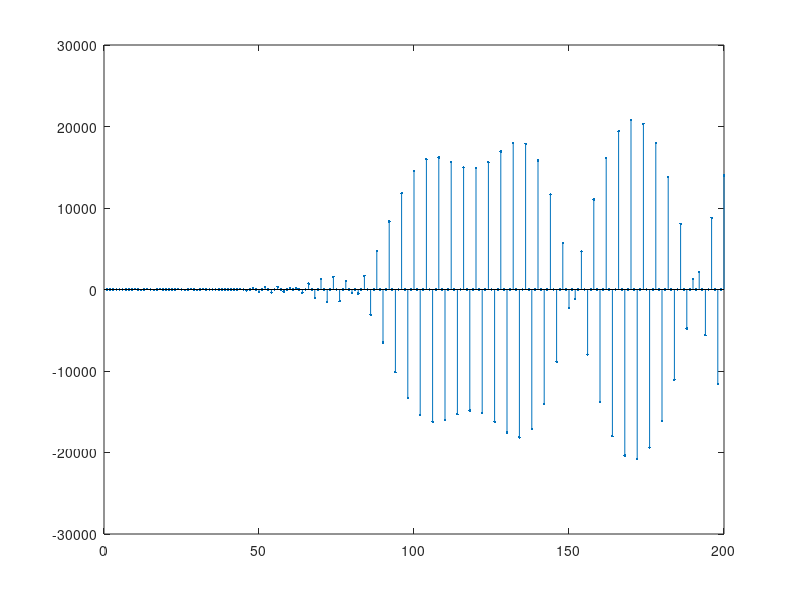

Write the MATLAB code that produced this figure. (Note: this script raises an error after producing the figure.)
clear
close all
clc

B = [-0.000000000000, -0.000033582004,-0.000136474727,-0.000308833079,-0.000546510297, ...
-0.000840973030,-0.001179451533,	-0.001545332178,	-0.001918787050,-0.002277622464,...	
-0.002598315487,	-0.002857195526,-0.003031717594,	-0.003101765435,	-0.003050916986,...
-0.002867602042,	-0.002546082816,	-0.002087192610,	-0.001498775868,	-0.000795784499,...	
0.000000000000,	0.000860631832,	0.001753047701,0.002640469041,0.003484113327,...
0.004245148669,0.004886808378,0.005376567552,	0.005688272810,	0.005804110066,	...
0.005716294071,0.005428367979,0.004956011471,0.004327271924,	0.003582154434,	0.002771532534,...
0.001955371258,	0.001200286814,	0.000576501030,	0.000154282669,	0.000000000000,	0.000171938108,...
0.000716058867,	0.001661899770,	0.003018818784,	0.004772794986,	0.006883988357,	0.009285246348,	...
0.011881719809,	0.014551716957,	0.017148882213,	0.019505738070,	0.021438574414,	0.022753612632,	...
0.023254313752,	0.022749642866,	0.021063048752,	0.018041870194,	0.013566841298,	0.007561339124,...
-0.000000000000, -0.009083672822,-0.019591076937,-0.031353995654,-0.044132102146,-0.057612731933,...
-0.071413107311,-0.085085121467,-0.098122705972,-0.109971715949,-0.120042175488,-0.127722635086,...
-0.132396306439,-0.133458561073,-0.130335311338,-0.122501737984,...
-0.109500790434,-0.090960865961,-0.066612073542,-0.036300507990,...
0.000000000000,	0.042179132766,	0.089984730925,	0.143021139007,	0.200751449129,...
0.262503724252,	0.327481160422,0.394776023313,0.463387072537,0.532240071723,...
0.600210877438,	0.666150509255,	0.728911530080,	0.787375012945,...
0.840477339891,	0.887236071769,	0.926774145074,	0.958341693249,	0.981334853853,...
0.995311007823,	1.000000000000,	0.995311007823,	0.981334853853,	0.958341693249,...
0.926774145074,	0.887236071769,	0.840477339891,	0.787375012945,	0.728911530080,...
0.666150509255,	0.600210877438,	0.532240071723,	0.463387072537,	0.394776023313,...
0.327481160422,	0.262503724252, 0.200751449129,	0.143021139007,	0.089984730925,...
0.042179132766,	0.000000000000,	-0.036300507990,-0.066612073542,-0.090960865961,...
-0.109500790434,-0.122501737984,-0.130335311338,-0.133458561073,...
-0.132396306439,-0.127722635086,-0.120042175488,-0.109971715949,...
-0.098122705972,-0.085085121467,-0.071413107311,-0.057612731933,...
-0.044132102146,-0.031353995654,-0.019591076937,-0.009083672822,...
-0.000000000000,0.007561339124,	0.013566841298,	0.018041870194,...
0.021063048752,	0.022749642866,	0.023254313752,	0.022753612632,...
0.021438574414,	0.019505738070,	0.017148882213,	0.014551716957,	0.011881719809,...
0.009285246348,	0.006883988357,	0.004772794986,	0.003018818784,	0.001661899770,...
0.000716058867,	0.000171938108,	0.000000000000,	0.000154282669,...
0.000576501030,	0.001200286814,	0.001955371258,	0.002771532534,	0.003582154434,...
0.004327271924,	0.004956011471,	0.005428367979,	0.005716294071,...
0.005804110066,	0.005688272810,	0.005376567552,	0.004886808378,...
0.004245148669,	0.003484113327,	0.002640469041,	0.001753047701,	0.000860631832,	...
0.000000000000,	-0.000795784499,-0.001498775868,-0.002087192610,	...
-0.002546082816,-0.002867602042,-0.003050916986,-0.003101765435,	...
-0.003031717594,-0.002857195526,-0.002598315487,-0.002277622464,	...
-0.001918787050,-0.001545332178,-0.001179451533,-0.000840973030,	...
-0.000546510297,-0.000308833079,-0.000136474727,-0.000033582004,-0.000000000000];

%%

T = 200;
data = [-15000, 15000];
x = zeros(1,10);
samplesPerSymbol = 20;


output = zeros(1,T);
cosine = int32([1 0 -1 0]);
counter = 0;

for t = 1:T    
   if counter == 0 
       symbol = randi([0,1]); 
       x(1) = data(symbol+1);
   end 
   y = 0;
   
   for i = 0:9
       y = y + x(i+1) * B(counter + samplesPerSymbol*i + 1);
   end
   
   if counter == (samplesPerSymbol -1)
       counter = -1;
       
       for i = 9:-1:1
           x(i+1) = x(i);
       end
   end
   
   counter = counter + 1;
   
   output(t) = y*cosine(mod(t,4)+1);  
   
end

stem(1:T, output, '.-')


clear all
T = 100;
PN = zeros(1,T);
states = zeros(1,T);
state = uint32(2);

for t = 1:T
   % states(t) = state;
   [new,state] = SSRG_update(state);
   PN(t)=new;
   disp(state)
   
end

stem(1:T,PN);

function[new,state] = SSRG_update(state)
   value2bit = bitand(bitshift(state,-1),1);
   value5bit = bitand(bitshift(state,-4),1);
   new = bitxor(value2bit,value5bit);
   state = bitor(bitshift(state,1),new);
end